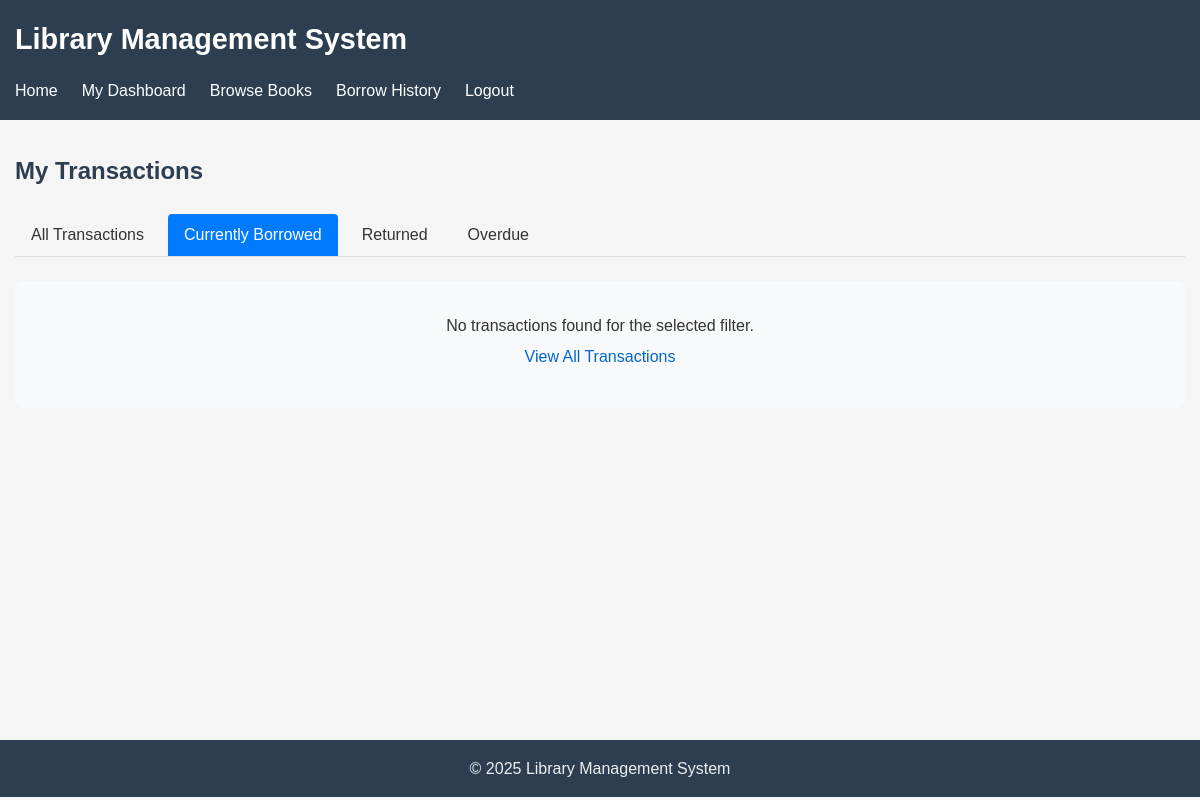
The page /member/transactions.php?filter=active (signed in) on the database as committed earlier.
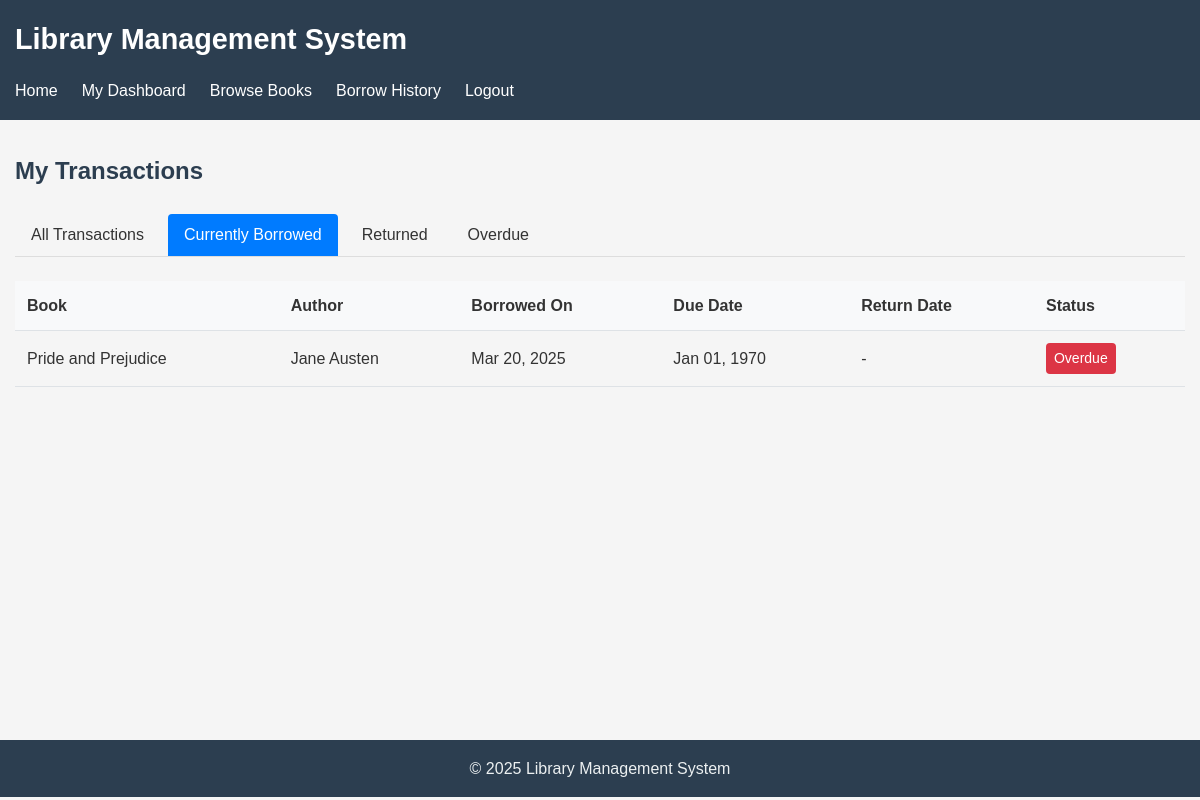
The same page on the database as committed later.
### tables this page shows
CREATE TABLE transactions (
    id INTEGER PRIMARY KEY AUTOINCREMENT,
    user_id INTEGER NOT NULL,
    book_id INTEGER NOT NULL,
    borrowed_at TIMESTAMP DEFAULT CURRENT_TIMESTAMP,
    due_date TIMESTAMP NOT NULL,
    returned_at TIMESTAMP,
    status TEXT NOT NULL CHECK (status IN ('borrowed', 'returned', 'overdue')),
    FOREIGN KEY (user_id) REFERENCES users(id),
    FOREIGN KEY (book_id) REFERENCES books(id)
);

CREATE TABLE books (
    id INTEGER PRIMARY KEY AUTOINCREMENT,
    title TEXT NOT NULL,
    author TEXT NOT NULL,
    publisher_id INTEGER,
    year INTEGER,
    isbn TEXT,
    genre TEXT,
    quantity INTEGER NOT NULL DEFAULT 1,
    available INTEGER NOT NULL DEFAULT 1,
    created_at TIMESTAMP DEFAULT CURRENT_TIMESTAMP,
    updated_at TIMESTAMP DEFAULT CURRENT_TIMESTAMP,
    FOREIGN KEY (publisher_id) REFERENCES publishers(id)
);

### includes/functions.php (called while the page is built, shortened)
<?php
require_once __DIR__ . '/db.php';
function sanitize_input($input) {
    return htmlspecialchars(trim($input), ENT_QUOTES, 'UTF-8');
}
function get_all_transactions($page = 1, $per_page = 10, $filter_condition = '') {
    $offset = ($page - 1) * $per_page;
    $sql = "SELECT t.*, u.username, u.full_name, b.title, b.author
         FROM transactions t
         JOIN users u ON t.user_id = u.id
         JOIN books b ON t.book_id = b.id";
    if (!empty($filter_condition)) {
        $sql .= " $filter_condition";
    }
    $sql .= " ORDER BY t.borrowed_at DESC
         LIMIT :limit OFFSET :offset";
    $result = db_query($sql, [':limit' => $per_page, ':offset' => $offset]);
    return db_fetch_all($result);
}
function count_transactions($filter_condition = '') {
    $sql = "SELECT COUNT(*) as count FROM transactions t";
    if (!empty($filter_condition)) {
        $sql .= " $filter_condition";
    }
    $result = db_query($sql);
    $row = db_fetch($result);
    return $row['count'];
}

### includes/db.php (called while the page is built, shortened)
<?php
function get_db_connection() {
    static $db = null;
    if ($db === null) {
        $db_path = __DIR__ . '/../database/library.db';
        try {
            $db = new \SQLite3($db_path);
            $db->enableExceptions(true);
            $db->exec('PRAGMA foreign_keys = ON');
            $db->exec('PRAGMA journal_mode = WAL');
        } catch (\Exception $e) {
            die("Database connection failed: " . $e->getMessage());
        }
    }
    return $db;
}
function db_query($sql, $params = []) {
    $db = get_db_connection();
    try {
        $stmt = $db->prepare($sql);
        if (!empty($params)) {
            foreach ($params as $param => $value) {
                $type = is_int($value) ? SQLITE3_INTEGER : SQLITE3_TEXT;
                $stmt->bindValue($param, $value, $type);
            }
        }
        $result = $stmt->execute();
        return $result;
    } catch (\Exception $e) {
        error_log("Database query error: " . $e->getMessage() . " in query: " . $sql);
        return false;
    }
}
function db_fetch_all($result) {
    $rows = [];
    if ($result) {
        while ($row = $result->fetchArray(SQLITE3_ASSOC)) {
            $rows[] = $row;
        }
    }
    return $rows;
}

### member/transactions.php (the view, shortened to what the changed rows need)
<?php
require_once __DIR__ . '/../includes/db.php';
require_once __DIR__ . '/../includes/functions.php';
require_once __DIR__ . '/../layouts/Layout.php';
$user_id = get_current_user_id();
$filter = sanitize_input($_GET['filter'] ?? 'all');
$page = max(1, intval($_GET['page'] ?? 1));
$per_page = 10;
$filter_condition = "WHERE t.user_id = $user_id";
switch ($filter) {
    case 'active':
        $filter_condition .= " AND t.returned_at IS NULL";
        break;
}
$total_transactions = count_transactions($filter_condition);
$transactions = get_all_transactions($page, $per_page, $filter_condition);
?>
<div class="member-transactions">
    <div class="transactions-table">
        <?php if (empty($transactions)): ?>
            <div class="no-transactions">
                <p>No transactions found for the selected filter.</p>
                <?php if ($filter !== 'all'): ?>
                    <p><a href="/member/transactions.php" class="btn btn-outline-primary">View All Transactions</a></p>
                <?php endif; ?>
            </div>
        <?php else: ?>
            <div class="table-responsive">
                <table class="data-table">
                    <thead>
                        <tr>
                            <th>Book</th>
                            <th>Author</th>
                            <th>Borrowed On</th>
                            <th>Due Date</th>
                            <th>Return Date</th>
                            <th>Status</th>
                        </tr>
                    </thead>
                    <tbody>
                        <?php foreach ($transactions as $transaction): ?>
                            <?php
                            $is_overdue = is_null($transaction['returned_at']) && strtotime($transaction['due_date']) < time();
                            $status_class = $is_overdue ? 'status-overdue' : (is_null($transaction['returned_at']) ? 'status-active' : 'status-returned');
                            $status_text = $is_overdue ? 'Overdue' : (is_null($transaction['returned_at']) ? 'Active' : 'Returned');
                            ?>
                            <tr>
                                <td><?php echo htmlspecialchars($transaction['title']); ?></td>
                                <td><?php echo htmlspecialchars($transaction['author']); ?></td>
                                <td><?php echo date('M d, Y', strtotime($transaction['borrowed_at'])); ?></td>
                                <td><?php echo date('M d, Y', strtotime($transaction['due_date'])); ?></td>
                                <td>
                                    <?php echo $transaction['returned_at'] ? date('M d, Y', strtotime($transaction['returned_at'])) : '-'; ?>
                                </td>
                                <td>
                                    <span class="status-badge <?php echo $status_class; ?>"><?php echo $status_text; ?></span>
                                </td>
                            </tr>
                        <?php endforeach; ?>
                    </tbody>
                </table>
            </div>
        <?php endif; ?>
    </div>
</div>

Rows that differ between the two databases and show on the page:
added transactions: book.title "Pride and Prejudice", book.author "Jane Austen", borrowed_at "Mar 20, 2025", due_date "Jan 01, 1970", status_text "Overdue"
Other text that changed with them:
text no longer shown: "No transactions found for the selected filter. View All Transactions"
text now shown: "Book Author Borrowed On Due Date Return Date Status"
